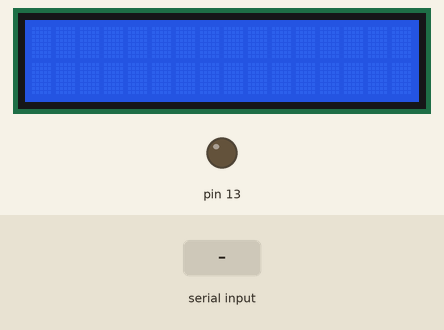
Simulated run of this sketch. Board: Arduino Uno, built with avr-gcc and run on an emulated ATmega328P. On the bench: 16×2 character LCD, output pins drawn as LEDs (lit = HIGH). The inputs (shaded band) are chosen by the test bench.

Above: at 1.2 s.
1.3 s: "~" received over Serial
At 2.4 s:
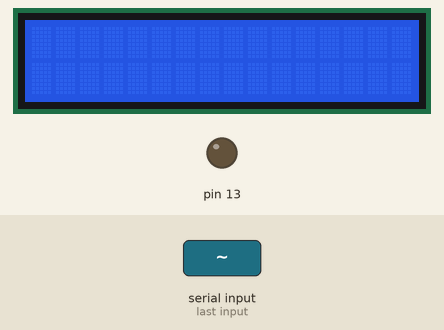
2.8 s: "1" received over Serial
At 3.7 s:
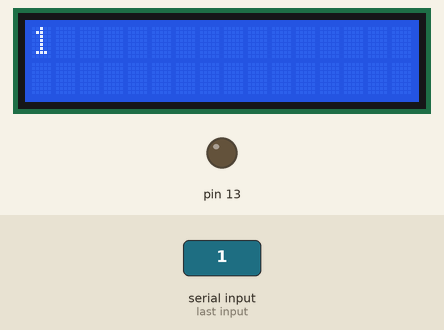
Timing chart, 0 to 5.8 s (numbered marks = the images above; inputs shaded):
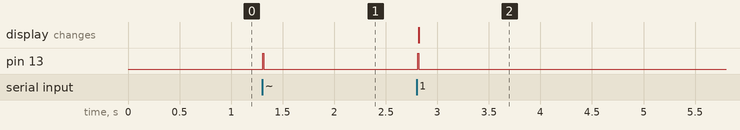

Measured:
- after the input at 1.3 s, pin 13: LOW → HIGH at once, → LOW 0.01 s later
- after the input at 2.8 s, pin 13: LOW → HIGH at once, → LOW 0.01 s later; the display: changes at once (image 2)

The sketch:

Bulletin_Arduino.ino
```cpp
// This code is for the Arduino RSS feed project, by Fritter

// It was updated and expanded by Sander van Haperen, August 2014.
// Read the comment lines to figure out how it works

int startstring = 0; // recognition of beginning of new string
int charcount = 0; // keeps track of total chars on screen


#include "LiquidCrystal.h" // import the LiquidCrystal Library
LiquidCrystal lcd(12, 11, 5, 4, 3, 2);

void setup() {
Serial.begin(9600); // opens serial port, sets data rate to 9600 bps
lcd.begin(16,2); // Initialize the LCD size 16x2. Change if using a larger LCD
lcd.setCursor(0,0); // Set cursor position to top left corner
pinMode(13, OUTPUT);
}

void loop()
{
char incomingByte = 0; // for incoming serial data
if (Serial.available() > 0)
{
  // Check for incoming Serial Data
  digitalWrite(13, HIGH);
  delay(10);
  digitalWrite(13, LOW);
  incomingByte = Serial.read();
  if ((incomingByte == '~') && (startstring == 1))
  { // Check for the closing '~' to end the printing of serial data
  startstring = 0; // Set the printing to off
  delay(5000); // Wait 5 seconds
  lcd.clear(); // Wipe the screen
  charcount = 0; // reset the character count to 0
  lcd.setCursor(0,0); // reset the cursor to 0,0
  }
  if (startstring == 1){
    // check if the string has begun if first '~' has been read
    if (charcount <= 30){ // check if charcount is under or equal to 30
    lcd.print(incomingByte); // Print the current byte in the serial
charcount = charcount++; // Increment the charcount by 1 yes I know it's awkward
}
}
if (charcount == 31){ // if the charcount is equal to 31 aka the screen is full
delay(500);
lcd.clear(); // clear the screen
lcd.setCursor(0,0); // set cursor to 0,0
lcd.print(incomingByte); // continue printing data
charcount = 1; // set charcount back to 1
}
if (incomingByte == '~'){ // Check if byte is marker ~ to start the printing
startstring = 1; // start printing
}
}
digitalWrite(13, LOW);
delay(10); // 10ms delay for stability
}
```
